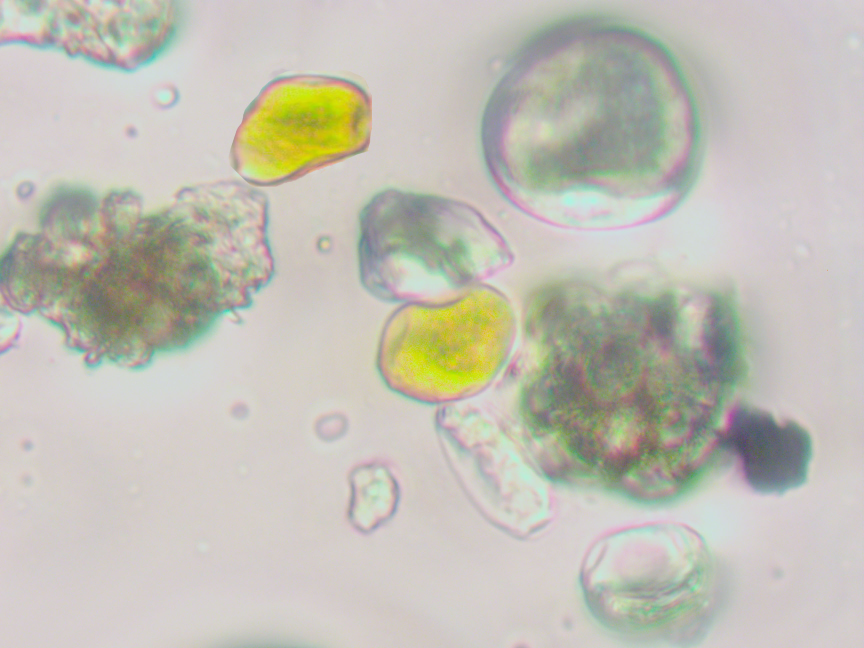
#> input picture data2/Rust (435).jpg, 2592 x 1944 px (shown at 1/3 size); its folder holds only this picture in this run
$ python main.py
#> lines starting #> are read from the running program, lines starting #| are printed output that depends on the picture; after the words box and inside, x2 and y2 are one past the last pixel; in counts of white or black regions, pixels touching at a corner belong together
### determining_territories.py
# ver 1
# import cv2
# import numpy as np
#
# # Загружаем изображение
# my_photo = cv2.imread('data2/flour_556.jpg')
# my_photo = cv2.resize(my_photo, None, fx=0.3, fy=0.3)  # Уменьшаем изображение
#
# # Преобразуем в оттенки серого
# img_grey = cv2.cvtColor(my_photo, cv2.COLOR_BGR2GRAY)
#
# # Задаем порог
# thresh = 182
#
# # Получаем бинаризованное изображение
# ret, thresh_img = cv2.threshold(img_grey, thresh, 255, cv2.THRESH_BINARY)
#
# # Находим контуры
# contours, hierarchy = cv2.findContours(thresh_img, cv2.RETR_TREE, cv2.CHAIN_APPROX_SIMPLE)
#
# # Создаем пустую картинку для отображения контуров
# img_contours = np.zeros(my_photo.shape, dtype=np.uint8)
#
# # Отображаем контуры
# cv2.drawContours(img_contours, contours, -1, (255, 255, 255), 1)
# img_contours = img_contours[1:581, 1:776]
#
# # Рисуем прямоугольники вокруг каждого контура
# for contour in contours:
#     # Вычисляем ограничивающий прямоугольник
#     x, y, w, h = cv2.boundingRect(contour)
#
#     # Рисуем прямоугольник на изображении
#     cv2.rectangle(img_contours, (x, y), (x + w, y + h), (0, 255, 0), 1)
#
# # Обрезаем изображение (если нужно)
#
# # Сохраняем изображение с контурами и прямоугольниками
# cv2.imwrite('image_with_rectangles.jpg', img_contours)
#
# # Отображаем изображение
# cv2.imshow('contours', img_contours)
#
#
# # Ждем нажатия клавиши
# cv2.waitKey()
# cv2.destroyAllWindows()
# ver2
# import cv2
# import numpy as np
#
# # Загружаем изображение
# my_photo = cv2.imread('data2/flour_556.jpg')
# my_photo = cv2.resize(my_photo, None, fx=0.3, fy=0.3)  # Уменьшаем изображение
#
# # Преобразуем в оттенки серого
# img_grey = cv2.cvtColor(my_photo, cv2.COLOR_BGR2GRAY)
#
# # Задаем порог
# thresh = 182
#
# # Получаем бинаризованное изображение
# ret, thresh_img = cv2.threshold(img_grey, thresh, 255, cv2.THRESH_BINARY)
#
# # Находим контуры
# contours, hierarchy = cv2.findContours(thresh_img, cv2.RETR_TREE, cv2.CHAIN_APPROX_SIMPLE)
# print(hierarchy)
# # Удаляем контур, охватывающий всю область изображения
# max_area = 0
# max_contour_index = -1
#
# for i, contour in enumerate(contours):
#     area = cv2.contourArea(contour)  # Вычисляем площадь контура
#     if area > max_area:
#         max_area = area
#         max_contour_index = i
#
# # Если найден контур, охватывающий всю область, удаляем его
# if max_contour_index != -1:
#     contours = [contours[i] for i in range(len(contours)) if i != max_contour_index]
#
# # Создаем пустую картинку для отображения контуров
# img_contours = np.zeros(my_photo.shape, dtype=np.uint8)
#
# # Отображаем контуры
# cv2.drawContours(img_contours, contours, -1, (255, 255, 255), 1)
#
# # Рисуем прямоугольники вокруг каждого контура
# for contour in contours:
#     # Вычисляем ограничивающий прямоугольник
#     x, y, w, h = cv2.boundingRect(contour)
#
#     # Рисуем прямоугольник на изображении
#     cv2.rectangle(img_contours, (x, y), (x + w, y + h), (0, 255, 0), 1)
#
# # Обрезаем изображение (если нужно)
# # img_contours = img_contours[1:581, 1:776]
#
# # Сохраняем изображение с контурами и прямоугольниками
# cv2.imwrite('image_with_rectangles.jpg', img_contours)
#
# # Отображаем изображение
# cv2.imshow('contours', img_contours)
#
# # Сохраняем контуры в текстовый файл
# with open("array.txt", "w") as file:
#     for contour in contours:
#         # Преобразуем координаты контура в строку и записываем в файл
#         file.write(" ".join(map(str, contour.flatten())) + "\n")
#
# # Ждем нажатия клавиши
# cv2.waitKey()
# cv2.destroyAllWindows()
# ver 3
# import cv2
# import numpy as np
#
# # Загружаем изображение
# my_photo = cv2.imread('data2/flour_556.jpg')
# my_photo = cv2.resize(my_photo, None, fx=0.3, fy=0.3)  # Уменьшаем изображение
#
# # Преобразуем в оттенки серого
# img_grey = cv2.cvtColor(my_photo, cv2.COLOR_BGR2GRAY)
#
# # Задаем порог
# thresh = 183
#
# # Получаем бинаризованное изображение
# ret, thresh_img = cv2.threshold(img_grey, thresh, 255, cv2.THRESH_BINARY)
#
# # Находим контуры
# contours, hierarchy = cv2.findContours(thresh_img, cv2.RETR_TREE, cv2.CHAIN_APPROX_SIMPLE)
#
# # Удаляем контур, охватывающий всю область изображения
# max_area = 0
# max_contour_index = -1
#
# for i, contour in enumerate(contours):
#     area = cv2.contourArea(contour)  # Вычисляем площадь контура
#     if area > max_area:
#         max_area = area
#         max_contour_index = i
#
# # Если найден контур, охватывающий всю область, удаляем его
# if max_contour_index != -1:
#     contours = [contours[i] for i in range(len(contours)) if i != max_contour_index]
#
# # Создаем пустую картинку для отображения контуров
# img_contours = np.zeros(my_photo.shape, dtype=np.uint8)
#
# # Удаляем маленькие контуры по площади
# min_contour_area = 200  # Минимальная площадь контура для сохранения
# filtered_contours = [contour for contour in contours if cv2.contourArea(contour) > min_contour_area]
#
# # Отображаем контуры
# cv2.drawContours(img_contours, filtered_contours, -1, (255, 255, 255), 1)
#
# # Рисуем прямоугольники вокруг каждого контура
# for contour in filtered_contours:
#     # Вычисляем ограничивающий прямоугольник
#     x, y, w, h = cv2.boundingRect(contour)
#
#     # Рисуем прямоугольник на изображении
#     cv2.rectangle(img_contours, (x, y), (x + w, y + h), (0, 255, 0), 1)
#
# # Обрезаем изображение (если нужно)
# # img_contours = img_contours[1:581, 1:776]
#
# # Сохраняем изображение с контурами и прямоугольниками
# cv2.imwrite('image_with_rectangles.jpg', img_contours)
#
# # Отображаем изображение
# cv2.imshow('contours', img_contours)
#
# # Сохраняем контуры в текстовый файл
# with open("array.txt", "w") as file:
#     for contour in filtered_contours:
#         # Преобразуем координаты контура в строку и записываем в файл
#         file.write(" ".join(map(str, contour.flatten())) + "\n")
#
# # Ждем нажатия клавиши
# cv2.waitKey()
# cv2.destroyAllWindows()
# ver 4
# import cv2
# import numpy as np
#
# # Загружаем изображение
# my_photo = cv2.imread('data2/flour_556.jpg')
# my_photo = cv2.resize(my_photo, None, fx=0.3, fy=0.3)  # Уменьшаем изображение
#
# # Преобразуем в оттенки серого
# img_grey = cv2.cvtColor(my_photo, cv2.COLOR_BGR2GRAY)
#
# # Задаем порог
# thresh = 183
#
# # Получаем бинаризованное изображение
# ret, thresh_img = cv2.threshold(img_grey, thresh, 255, cv2.THRESH_BINARY)
#
# # Находим контуры
# contours, hierarchy = cv2.findContours(thresh_img, cv2.RETR_TREE, cv2.CHAIN_APPROX_SIMPLE)
#
# # Удаляем контур, охватывающий всю область изображения
# max_area = 0
# max_contour_index = -1
#
# for i, contour in enumerate(contours):
#     area = cv2.contourArea(contour)  # Вычисляем площадь контура
#     if area > max_area:
#         max_area = area
#         max_contour_index = i
#
# # Если найден контур, охватывающий всю область, удаляем его
# if max_contour_index != -1:
#     contours = [contours[i] for i in range(len(contours)) if i != max_contour_index]
#
# # Удаляем маленькие контуры по площади
# min_contour_area = 300  # Минимальная площадь контура для сохранения
# filtered_contours = [contour for contour in contours if cv2.contourArea(contour) > min_contour_area]
#
# # Функция для проверки пересечения двух прямоугольников
# def do_rectangles_intersect(rect1, rect2):
#     x1, y1, w1, h1 = rect1
#     x2, y2, w2, h2 = rect2
#     return not (x1 + w1 < x2 or x2 + w2 < x1 or y1 + h1 < y2 or y2 + h2 < y1)
#
# # Объединяем контуры, если их ограничивающие прямоугольники пересекаются
# merged_contours = []
# used_contours = set()
#
# for i, contour1 in enumerate(filtered_contours):
#     if i in used_contours:
#         continue
#     rect1 = cv2.boundingRect(contour1)
#     for j, contour2 in enumerate(filtered_contours):
#         if j <= i or j in used_contours:
#             continue
#         rect2 = cv2.boundingRect(contour2)
#         if do_rectangles_intersect(rect1, rect2):
#             # Объединяем контуры
#             merged_contour = np.vstack((contour1, contour2))
#             merged_contours.append(merged_contour)
#             used_contours.add(i)
#             used_contours.add(j)
#             break
#
# # Добавляем оставшиеся контуры, которые не были объединены
# for i, contour in enumerate(filtered_contours):
#     if i not in used_contours:
#         merged_contours.append(contour)
#
# # Создаем пустую картинку для отображения контуров
# img_contours = np.zeros(my_photo.shape, dtype=np.uint8)
#
# # Отображаем контуры
# cv2.drawContours(img_contours, merged_contours, -1, (255, 255, 255), 1)
#
# # Рисуем прямоугольники вокруг каждого контура
# for contour in merged_contours:
#     # Вычисляем ограничивающий прямоугольник
#     x, y, w, h = cv2.boundingRect(contour)
#
#     # Рисуем прямоугольник на изображении
#     cv2.rectangle(my_photo, (x, y), (x + w, y + h), (0, 255, 0), 1)
# print(len(merged_contours))
# # Обрезаем изображение (если нужно)
# # img_contours = img_contours[1:581, 1:776]
#
# # Сохраняем изображение с контурами и прямоугольниками
# cv2.imwrite('image_rectangles.jpg', img_contours)
#
# # Отображаем изображение
# cv2.imshow('contours', my_photo)
#
# # Сохраняем контуры в текстовый файл
# with open("array.txt", "w") as file:
#     for contour in merged_contours:
#         # Преобразуем координаты контура в строку и записываем в файл
#         file.write(" ".join(map(str, contour.flatten())) + "\n")
#
# # Ждем нажатия клавиши
# cv2.waitKey()
# cv2.destroyAllWindows()
# ver 5

import cv2
import numpy as np


def find_contours(image, threshold_binary=183, min_contour_area=300):
    image_grey = cv2.cvtColor(image, cv2.COLOR_BGR2GRAY)

    ret, thresh_img = cv2.threshold(image_grey, threshold_binary, 255, cv2.THRESH_BINARY)

    contours, hierarchy = cv2.findContours(thresh_img, cv2.RETR_TREE, cv2.CHAIN_APPROX_SIMPLE)

    max_area = 0
    max_contour_index = -1

    for i, contour in enumerate(contours):
        area = cv2.contourArea(contour)
        if area > max_area:
            max_area = area
            max_contour_index = i

    if max_contour_index != -1:
        contours = [contours[i] for i in range(len(contours)) if i != max_contour_index]

    filtered_contours = [contour for contour in contours if cv2.contourArea(contour) > min_contour_area]

    return filtered_contours

def do_rectangles_intersect(rect1, rect2):
    x1, y1, w1, h1 = rect1
    x2, y2, w2, h2 = rect2
    return not (x1 + w1 < x2 or x2 + w2 < x1 or y1 + h1 < y2 or y2 + h2 < y1)

def merge_contours(filtered_contours):
    merged_contours = []
    used_contours = set()

    for i, contour1 in enumerate(filtered_contours):
        if i in used_contours:
            continue
        rect1 = cv2.boundingRect(contour1)
        for j, contour2 in enumerate(filtered_contours):
            if j <= i or j in used_contours:
                continue
            rect2 = cv2.boundingRect(contour2)
            if do_rectangles_intersect(rect1, rect2):
                merged_contour = np.vstack((contour1, contour2))
                merged_contours.append(merged_contour)
                used_contours.add(i)
                used_contours.add(j)
                break

    for i, contour in enumerate(filtered_contours):
        if i not in used_contours:
            merged_contours.append(contour)
    return merged_contours

def draw_contours_and_rectangles(image, merged_contours):
    image_with_contours = np.zeros(image.shape, dtype=np.uint8)
    image_with_rectangles = image.copy()
    cv2.drawContours(image_with_contours, merged_contours, -1, (255, 255, 255), 1)

    for contour in merged_contours:
        x, y, w, h = cv2.boundingRect(contour)
        image_with_rectangles = cv2.rectangle(image, (x, y), (x + w, y + h), (0, 255, 0), 1)

        cropped_image = image[y + 1:y + h, x + 1:x + w]
        cv2.imwrite(f'data3/cropped_image_{x}_{y}.jpg', cropped_image)

    return image_with_rectangles, image_with_contours


def result_determining(image_path):
#> called with image_path = 'data2/Rust (435).jpg'
    image = cv2.resize(cv2.imread(image_path), None, fx=0.3, fy=0.3)
    filtered_contours = find_contours(image)
#> in find_contours, `image_grey = cv2.cvtColor(image, cv2.COLOR_BGR2GRAY)`:
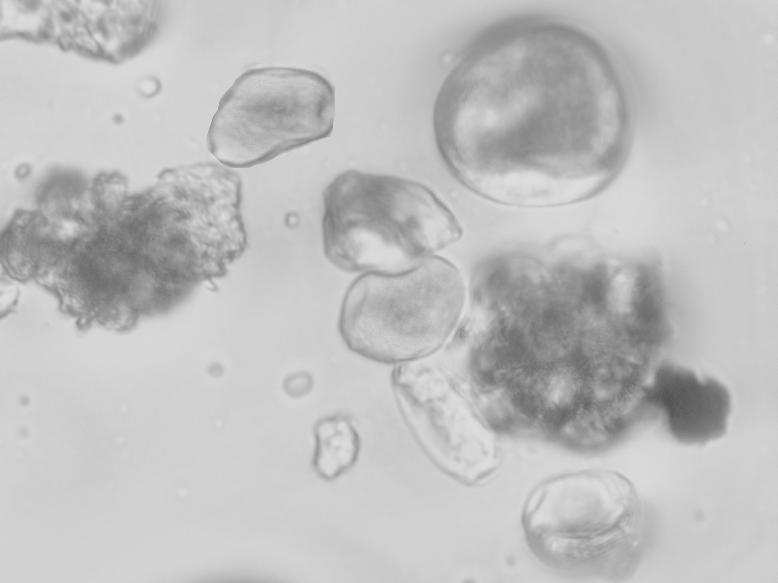
#> image_grey: shape (583, 778); min 79, max 221, mean 191.3
#> in find_contours, `ret, thresh_img = cv2.threshold(image_grey, threshold_binary, 255, cv2..`:
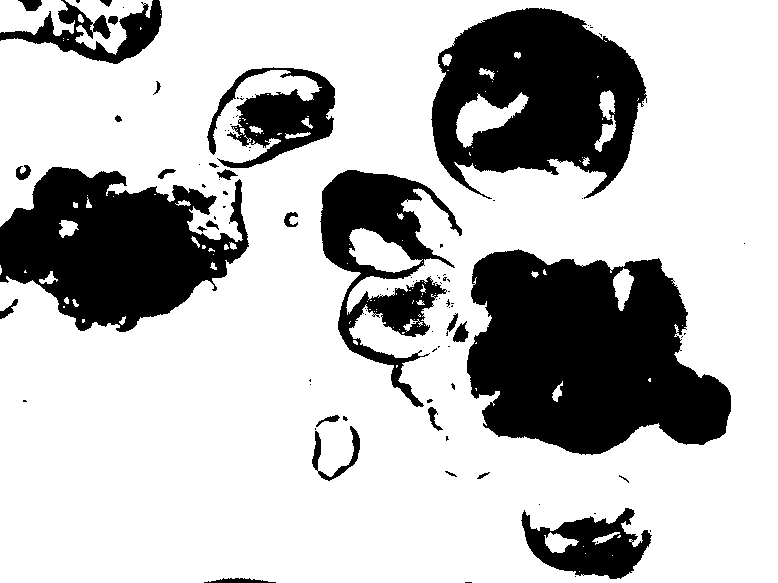
#> thresh_img: shape (583, 778); 73.5% white; 105 black regions (77 under 20 px)
#> in find_contours, `ret, thresh_img = cv2.threshold(image_grey, threshold_binary, 255, cv2..`: ret = 183
#> in find_contours, `contours, hierarchy = cv2.findContours(thresh_img, cv2.RETR_TREE, cv2...`: contours = 272 contours, 214 with area under 20; largest, box (x1, y1, x2, y2) and area: (0, 0, 778, 583) 417240, (466, 248, 732, 456) 39997, (430, 7, 648, 200) 29320, (319, 169, 463, 408) 14761, (206, 66, 336, 169) 6637
#> the loop in find_contours, `for i, contour in enumerate(contours):` made 272 passes
#> (area, max_area) on passes 2, 6, 16, 29: (23, 23), (83.5, 83.5), (200.5, 200.5), (417240.5, 417240.5)
#> after the loop in find_contours, `for i, contour in enumerate(contours):`: max_area = 417240.5; max_contour_index = 28
#> in find_contours, `contours = [contours[i] for i in range(len(contours)) if i != max_cont..`: contours = 271 contours, 214 with area under 20; largest, box (x1, y1, x2, y2) and area: (466, 248, 732, 456) 39997, (430, 7, 648, 200) 29320, (319, 169, 463, 408) 14761, (206, 66, 336, 169) 6637, (520, 507, 653, 580) 5708
#> in find_contours, `filtered_contours = [contour for contour in contours if cv2.contourAre..`: filtered_contours = 13 contours; largest, box (x1, y1, x2, y2) and area: (466, 248, 732, 456) 39997, (430, 7, 648, 200) 29320, (319, 169, 463, 408) 14761, (206, 66, 336, 169) 6637, (520, 507, 653, 580) 5708
    merged_contours = merge_contours(filtered_contours)
#> the loop in merge_contours, `for i, contour1 in enumerate(filtered_contours):` made 13 passes
#> after the loop in merge_contours, `for i, contour1 in enumerate(filtered_contours):`: merged_contours = 5 contours; box (x1, y1, x2, y2) and area: (466, 248, 732, 456) 39530, (430, 7, 648, 200) 27543, (319, 169, 463, 408) 12969, (520, 507, 653, 580) 5273, (0, 0, 153, 55) 3770; used_contours = 10 items
#> the loop in merge_contours, `for i, contour in enumerate(filtered_contours):` made 13 passes
#> after the loop in merge_contours, `for i, contour in enumerate(filtered_contours):`: merged_contours = 8 contours; box (x1, y1, x2, y2) and area: (466, 248, 732, 456) 39530, (430, 7, 648, 200) 27543, (319, 169, 463, 408) 12969, (206, 66, 336, 169) 6637, (520, 507, 653, 580) 5273, (0, 0, 153, 55) 3770, (594, 90, 616, 152) 546, (317, 425, 361, 482) 471
    image_with_rectangles, image_with_contours = draw_contours_and_rectangles(image, merged_contours)
#> in draw_contours_and_rectangles, `cv2.drawContours(image_with_contours, merged_contours, -1, (255, 255, ..`:
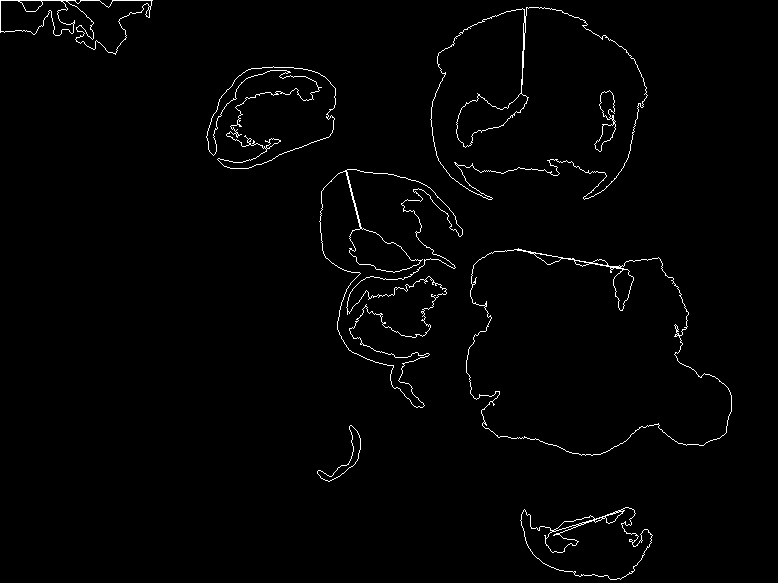
#> image_with_contours: shape (583, 778, 3); 1.4% white in thin lines or dots
#> the loop in draw_contours_and_rectangles, `for contour in merged_contours:` made 8 passes
#> (x, y, w, h) on passes 1 to 8: (520, 507, 133, 73), (466, 248, 266, 208), (319, 169, 144, 239), (430, 7, 218, 193), (0, 0, 153, 55), (317, 425, 44, 57), (206, 66, 130, 103), (594, 90, 22, 62)
#> pass 1, in draw_contours_and_rectangles, `cropped_image = image[y + 1:y + h, x + 1:x + w]`:
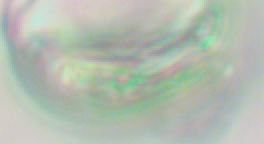
#> cropped_image: shape (72, 132, 3) (shown 2 times larger); mean B, G, R 175.7, 188.3, 178.8
#> pass 2, in draw_contours_and_rectangles, `image_with_rectangles = cv2.rectangle(image, (x, y), (x + w, y + h), (..`:
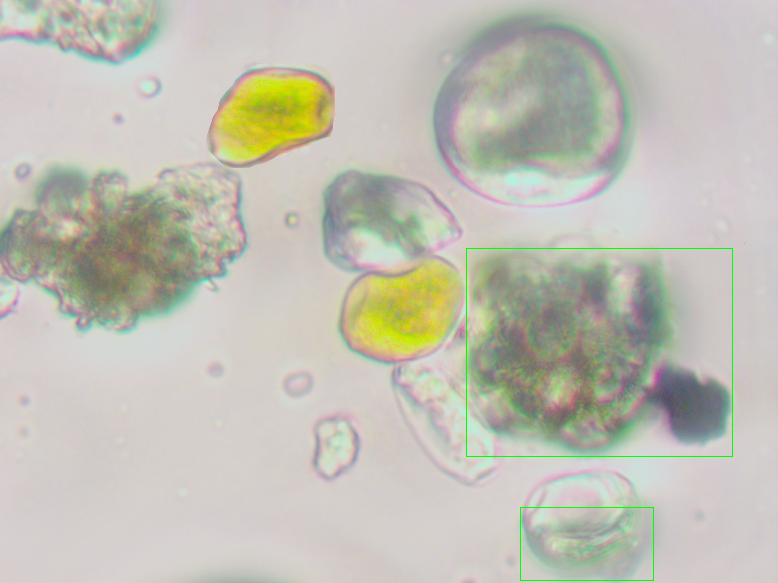
#> image_with_rectangles: shape (583, 778, 3); mean B, G, R 180.7, 192, 193.4
#> pass 2, in draw_contours_and_rectangles, `cropped_image = image[y + 1:y + h, x + 1:x + w]`:
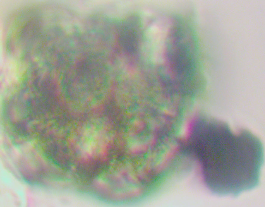
#> cropped_image: shape (207, 265, 3); mean B, G, R 149.2, 162.4, 158.3
#> after the loop in draw_contours_and_rectangles, `for contour in merged_contours:`:
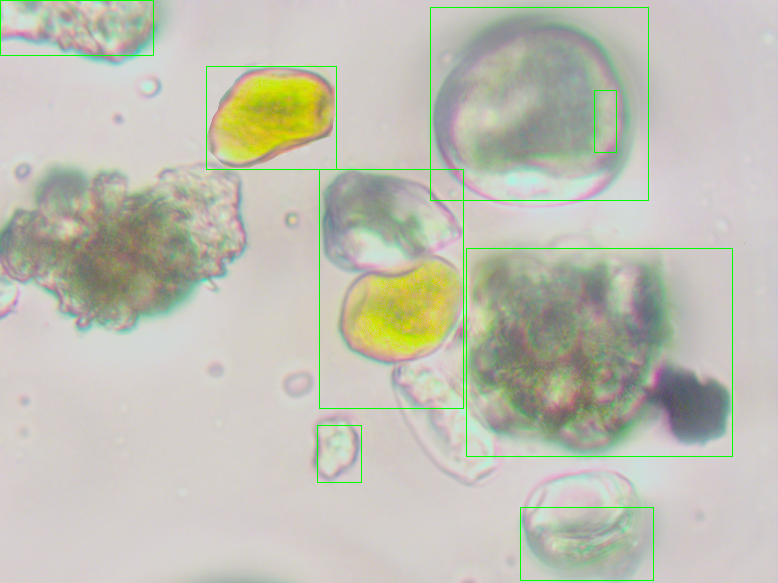
#> image: shape (583, 778, 3); mean B, G, R 179.5, 192.4, 192.1
    # cv2.imshow('rectangles', image_with_rectangles)
    # cv2.imshow('contours', image_with_contours)
    # cv2.waitKey(0)
    return image_with_rectangles, merged_contours

### focus.py
import cv2
import numpy as np
import os


# [12 lines left out: function is_image_in_focus_fft, not called in this run]


def process_images_in_folder(folder_path, threshold=100):

    focus_measures = []

    if not os.path.exists(folder_path):
        print(f"Ошибка: Папка '{folder_path}' не существует.")
        return 0

    image_files = [f for f in os.listdir(folder_path) if f.lower().endswith(('.png', '.jpg', '.jpeg', '.bmp', '.gif'))]

    if not image_files:
        print(f"Ошибка: В папке '{folder_path}' нет изображений.")
        return 0

    for image_file in image_files:
        image_path = os.path.join(folder_path, image_file)

        image = cv2.imread(image_path, cv2.IMREAD_GRAYSCALE)

        if image is None:
            print(f"Ошибка: Не удалось загрузить изображение '{image_file}'.")
            continue

        focus_measure = is_image_in_focus_fft(image, threshold)
        focus_measures.append(focus_measure[1])
        os.remove(image_path)
        # print(f"Изображение '{image_file}' удалено.")

    if focus_measures:
        average_focus_measure = np.mean(focus_measures)
        # print(f"Среднее значение focus_measure для всех изображений: {average_focus_measure}")
        return average_focus_measure
    else:
        print("Ошибка: Нет доступных изображений для обработки.")
        return 0


def result_focus(threshold):
    folder_path = 'data3'
    average_focus_measure = process_images_in_folder(folder_path)
    return average_focus_measure > threshold

### main.py
import cv2
import numpy
import os
from determining_territories import result_determining
from focus import result_focus


image_paths = 'data2'
if not os.path.exists(image_paths):
    print(f"Ошибка: Папка '{image_paths}' не существует.")

image_files = [f for f in os.listdir(image_paths) if f.lower().endswith(('.png', '.jpg', '.jpeg', '.bmp', '.gif'))]

if not image_files:
    print(f"Ошибка: В папке '{image_paths}' нет изображений.")

for image_file in image_files:
        image_path = os.path.join(image_paths, image_file)
        image_with_rectangles, merged_contours = result_determining(image_path)
        if not result_focus(threshold=70):
            print(f'Изображение {image_path} не фокусе')
